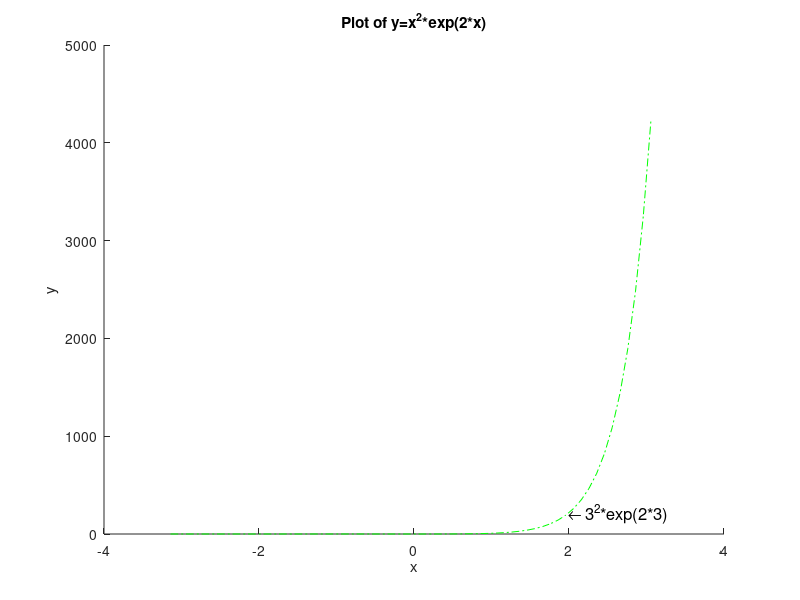

MATLAB code to generate this figure: (Note: this script raises an error after producing the figure.)
%6.2日作业
%------------------------------分界符----------------------------------%
%第一题
%第一小题
clf;clear;clc
x=-pi:.1:pi;
y=x.^2.*exp(2.*x);
h=line(x,y,'Linestyle','-.','Color','g')
xlabel('x')
ylabel('y')
title('Plot of y=x^2*exp(2*x)')
text(2,2^2*exp(2*2),'\leftarrow 3^2*exp(2*3)','FontSize',12)
set(h,'Color','[1,0.5,0]','LineWidth',2) %此处RGB三元组应位于[0,1]之间

%第二小题
clear;clc
t=-10:0.1:10;
x=t.^2;
y=5.*t.^3;
zlabel('t')
xlabel('x')
ylabel('y')
h=plot3(t,x,y,'Linestyle','-.','Color','g') 
%三维的图形对象可以使用plot3函数
set(h,'Color','[1,0.5,0]','LineWidth',2)

%------------------------------分界符----------------------------------%
%第二题
%第一小题
clf;clear;clc;
t=-20*pi:0.1*pi:20*pi
x=t;
y=2.*t.*cos(t);
z=5.*t.*sin(t);
h=plot3(x,y,z,'LineStyle','-.','Color','b')
set(h,'Color','[1,0.5,0]','LineWidth',2)

%第二小题
clf;clear;clc;
x=-100:0.1:100;
t=-100:0.1:100;
v=10.*exp(-0.01.*x).*sin(2000*pi.*t-0.2.*x+pi);
h=plot3(x,t,v,'LineStyle','-','Color','r')
set(h,'LineWidth',2)

%------------------------------分界符----------------------------------%
%第三题
clf;clear;clc;
x=-2*pi:0.1*pi:2*pi;

y1=sin(x);
ha1=axes('Position',[0.2,0.2,0.2,0.7]);
plot(y1,x)
ha1.GridLineStyle='--' %网格线的形式
grid on

y2=cos(x);
ha2=axes('Position',[0.5,0.2,0.45,0.4]);
plot(y2,x)
ha2.GridLineStyle='--'
grid on

y3=tan(x);
ha3=axes('Position',[0.5,0.7,0.2,0.2]);
plot(y3,x)
ha3.GridLineStyle='--'
grid on


y4=cot(x);
ha4=axes('Position',[0.75,0.7,0.2,0.2]);
plot(y4,x)
ha4.GridLineStyle='--'
grid on

%------------------------------分界符----------------------------------%
%第四题 %区域块对象的使用
clf;clear;clc;
l=10
ax=1/2*l+l*cosd(72);
ay=l*cosd(72);
h=l*(tand(72) +1)*sind(36);
X=[l/2;-l/2;ax;-ax;0]';
Y=[0;0;ay;ay,h]';
Z=[0;0;0;0;0]';
tcolor=rand(size(X,1),size(X,2));
patch(X,Y,Z,tcolor,'Facecolor','interp');
view(-37.5,35),
axis off


%------------------------------分界符----------------------------------%
%第五题 %rectangle的使用
clf;clear;clc
rectangle('Position',[2,2,8,8],'Curvature',[1,1],...
    'LineStyle','-','FaceColor','r')
rectangle('Position',[10,2,8,8],'Curvature',[1,1],...
    'LineStyle','-','FaceColor','r')




